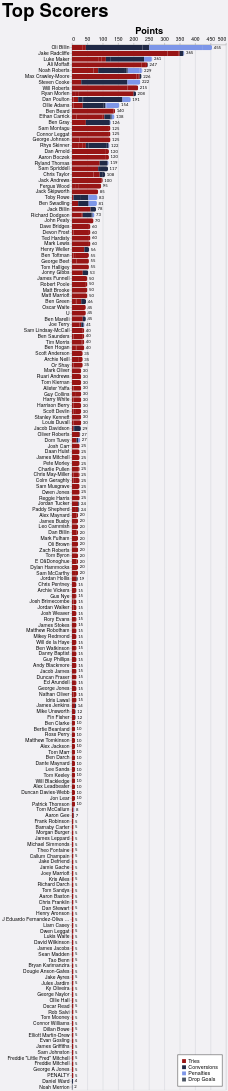

This figure's Vega-Lite source:
### Vega-Lite specification from a JSON file in a GitHub repository (floating-point values rounded to 4 significant figures; data arrays with more than 128 entries replaced by an {"elided": "..."} marker saying what was removed)
{"config": {"axis": {"labelFont": "PT Sans Narrow, Helvetica Neue, Helvetica, Arial, sans-serif", "titleFont": "PT Sans Narrow, Helvetica Neue, Helvetica, Arial, sans-serif", "labelFontSize": 13, "titleFontSize": 24, "gridColor": "#202947", "gridOpacity": 0.2, "zindex": 1}, "text": {"font": "Lato, sans-serif"}, "bar": {"cornerRadiusEnd": 5}, "header": {"labelFont": "PT Sans Narrow, Helvetica Neue, Helvetica, Arial, sans-serif", "titleFont": "PT Sans Narrow, Helvetica Neue, Helvetica, Arial, sans-serif", "labelFontSize": 24, "titleFontSize": 28, "labelFontWeight": "bold", "orient": "left"}, "legend": {"labelFont": "PT Sans Narrow, Helvetica Neue, Helvetica, Arial, sans-serif", "titleFont": "PT Sans Narrow, Helvetica Neue, Helvetica, Arial, sans-serif", "labelFontSize": 14, "titleFontSize": 16, "titlePadding": 5, "fillColor": "white", "strokeColor": "black", "padding": 10, "titleFontWeight": "lighter", "titleFontStyle": "italic", "titleColor": "gray", "offset": 10}, "title": {"font": "PT Sans Narrow, Helvetica Neue, Helvetica, Arial, sans-serif", "fontSize": 48, "fontWeight": "bold", "anchor": "start", "align": "center", "titlePadding": 20, "subtitlePadding": 10, "subtitleFontSize": 13, "subtitleColor": "", "subtitleFontStyle": "italic", "offset": 15, "color": "black"}, "axisX": {"labelAngle": 0}, "facet": {"title": null, "header": null, "align": {"row": "each", "column": "each"}}, "resolve": {"scale": {"y": "independent", "facet": "independent"}}, "background": "#f2f1f4", "scale": {"offsetBandPaddingOuter": 0.2, "offsetBandPaddingInner": 0.1}}, "layer": [{"mark": {"type": "bar"}, "encoding": {"color": {"field": "component", "legend": {"orient": "bottom-right", "title": null}, "scale": {"domain": ["Tries", "Conversions", "Penalties", "Drop Goals"], "range": ["#981515", "#202946", "#7d96e8", "#4b5563"]}, "type": "nominal"}, "order": {"field": "component_order", "sort": "ascending", "type": "quantitative"}, "tooltip": [{"field": "player", "title": "Player", "type": "nominal"}, {"field": "game_type", "title": "Game Type", "type": "nominal"}, {"field": "component", "title": "Score Type", "type": "nominal"}, {"aggregate": "sum", "field": "value", "title": "Value", "type": "quantitative"}, {"aggregate": "max", "field": "player_total", "title": "Total", "type": "quantitative"}], "x": {"aggregate": "sum", "axis": {"orient": "top", "title": "Points"}, "field": "value", "type": "quantitative"}, "y": {"field": "player", "sort": {"field": "player_total", "op": "max", "order": "descending"}, "title": null, "type": "nominal"}}}, {"mark": {"type": "text", "align": "left", "baseline": "middle", "color": "black", "dx": 4, "fontSize": 11}, "encoding": {"text": {"field": "total_value", "format": ".0f", "type": "quantitative"}, "x": {"axis": {"orient": "top", "title": "Points"}, "field": "total_value", "type": "quantitative"}, "y": {"field": "player", "sort": {"field": "player_total", "op": "max", "order": "descending"}, "title": null, "type": "nominal"}}, "transform": [{"aggregate": [{"op": "sum", "field": "value", "as": "total_value"}, {"op": "max", "field": "player_total", "as": "player_total"}], "groupby": ["player"]}]}], "data": {"name": "data-cb16fcf142a9017733de4f95a8885655"}, "height": {"step": 15}, "params": [{"name": "seasonParam", "value": []}, {"name": "gameTypesParam", "value": []}, {"name": "gameTypeParam", "value": "All"}, {"name": "squadParam", "value": "All"}, {"name": "scoreTypeParam", "value": "Total"}], "title": {"text": "Top Scorers"}, "transform": [{"filter": "length(seasonParam) === 0 || indexof(seasonParam, datum.season) >= 0"}, {"filter": "length(gameTypesParam) === 0 || indexof(gameTypesParam, datum.game_type) >= 0"}, {"filter": "squadParam === \"All\" || datum.squad === squadParam"}, {"filter": "scoreTypeParam === datum.score_type"}, {"joinaggregate": [{"op": "sum", "field": "value", "as": "player_total"}], "groupby": ["player"]}, {"filter": "datum.player_total > 0"}], "width": 400, "$schema": "https://vega.github.io/schema/vega-lite/v5.20.1.json", "datasets": {"data-cb16fcf142a9017733de4f95a8885655": {"elided": "1322 records"}}}
